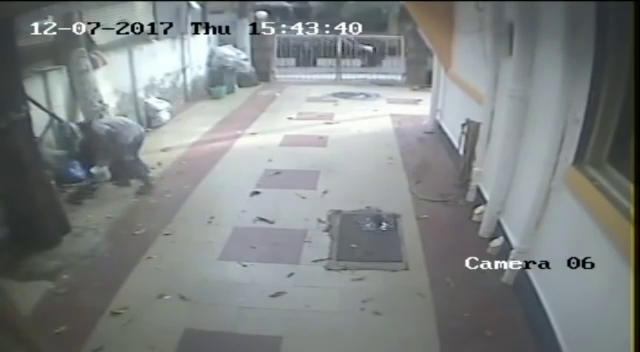
#> input picture frame 70 of k.mp4, 640 x 352 px
$ python motion_detection.py
#> lines starting #> are read from the running program, lines starting #| are printed output that depends on the picture; after the words box and inside, x2 and y2 are one past the last pixel; in counts of white or black regions, pixels touching at a corner belong together
import cv2
import numpy as np


vid = cv2.VideoCapture('k.mp4')
# fourcc = cv2.VideoWriter_fourcc(*'XVOD')
# out = cv2.VideoWriter('output12.mp4',fourcc,20.0,(640,480))

_,frame1 = vid.read()
#> frame1 is the input picture: shape (352, 640, 3); mean B, G, R 132.3, 132.6, 127.7
_,frame2 = vid.read()

while(vid.isOpened()):
    frame1 = cv2.resize(frame1,(512,512))
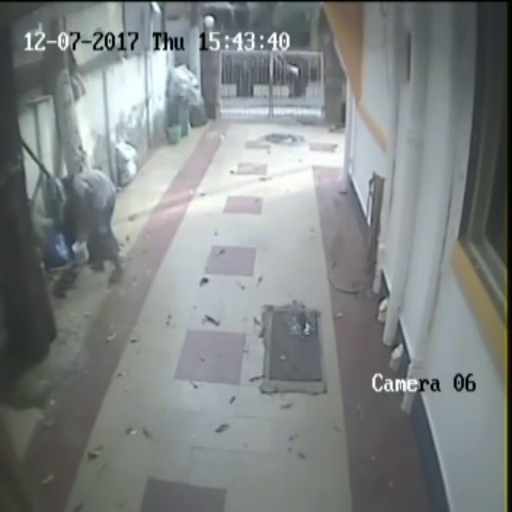
#> frame1: shape (512, 512, 3); mean B, G, R 132.2, 132.5, 127.6
    frame2 = cv2.resize(frame2,(512,512))
#> frame2: shape (512, 512, 3)

    diff  = cv2.absdiff(frame1,frame2)
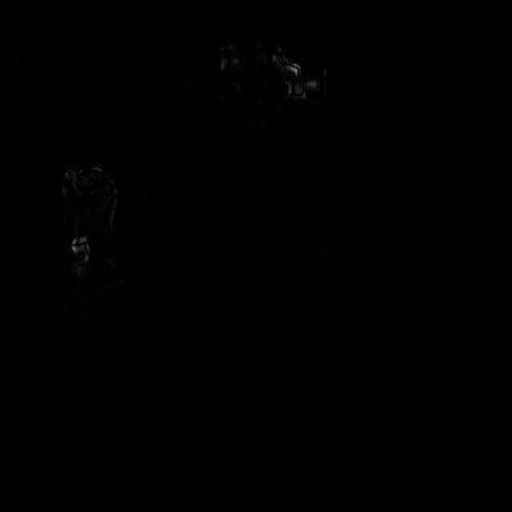
#> diff: shape (512, 512, 3); mean B, G, R 0.4, 0.3, 0.3
    gray = cv2.cvtColor(diff,cv2.COLOR_BGR2GRAY)
    guassian_blur = cv2.GaussianBlur(gray,(5,5),0)
    _,thresh = cv2.threshold(guassian_blur,20,255,cv2.THRESH_BINARY)
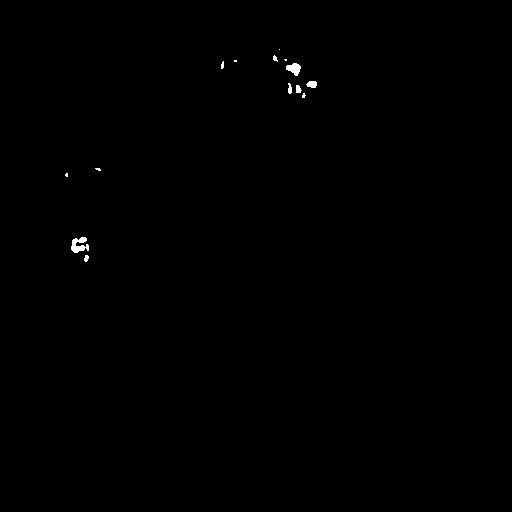
#> thresh: shape (512, 512); 0.21% white; 14 white regions (7 under 20 px), largest, box (x1, y1, x2, y2) and area: (71, 237, 89, 253) 178, (286, 63, 301, 76) 123, (306, 81, 317, 88) 61
    dilated = cv2.dilate(thresh,None,iterations=5)
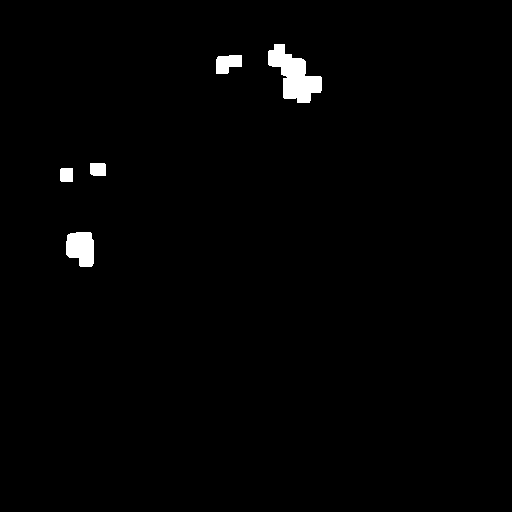
#> dilated: shape (512, 512); 1.2% white; 5 white regions

    contours,_ = cv2.findContours(dilated,cv2.RETR_TREE,cv2.CHAIN_APPROX_NONE)
#> contours = 5 contours; box (x1, y1, x2, y2) and area: (268, 44, 322, 103) 1546, (66, 232, 94, 267) 759, (216, 55, 242, 74) 344, (90, 163, 106, 176) 176, (60, 168, 73, 182) 155
    #cv2.drawContours(frame1,contours,-1,(0,255,0),3)

    for contour in contours:
        (x,y,w,h) = cv2.boundingRect(contour)
        if(cv2.contourArea(contour) > 1500):
            cv2.rectangle(frame1,(x,y),(x+w,y+h),(0,255,0),3)
#> this loop made 5 passes
#> (x, y, w, h) on passes 1 to 5: (66, 232, 28, 35), (60, 168, 13, 14), (90, 163, 16, 13), (216, 55, 26, 19), (268, 44, 54, 59)
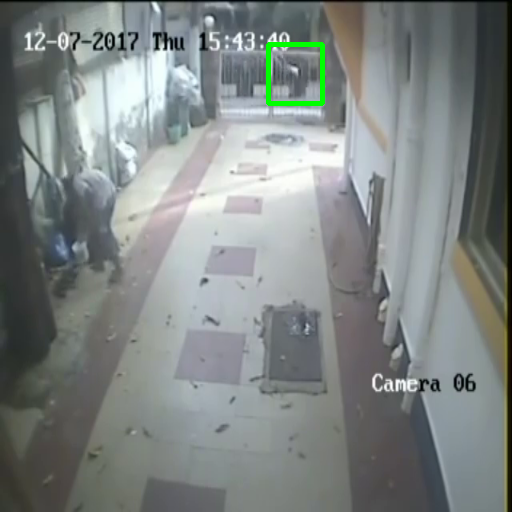
#> frame1: shape (512, 512, 3); 0.43% of pixels changed, all inside (x1, y1, x2, y2) = (266, 42, 325, 106)

    cv2.imshow('FEED',frame1)
    frame1 = frame2
    _,frame2 = vid.read()
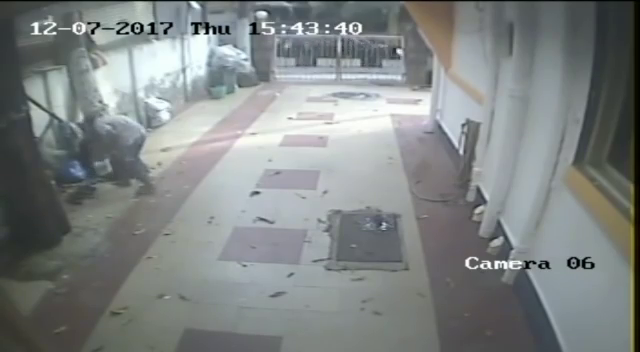
#> input picture frame 72 of k.mp4, 640 x 352 px
#> frame2 is the input picture: shape (352, 640, 3); mean B, G, R 132.3, 132.6, 127.6

    k = cv2.waitKey(20)
#> (key q is pressed here)
    if(k == ord('q')):
        break

cv2.destroyAllWindows()
vid.release()

$ run again, starting later in the video
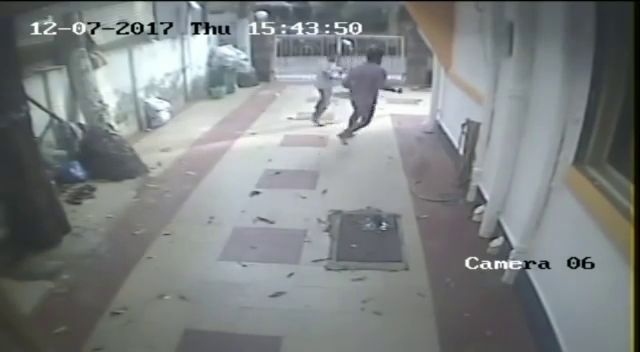
#> input picture frame 315 of k.mp4, 640 x 352 px
#> frame1 is the input picture: shape (352, 640, 3); mean B, G, R 131.3, 130.9, 126.3
#> frame2: shape (512, 512, 3)
#> thresh: shape (512, 512); 0.91% white; 13 white regions (4 under 20 px), largest, box (x1, y1, x2, y2) and area: (273, 97, 313, 183) 1311, (302, 73, 315, 120) 254, (313, 126, 330, 140) 143
#> dilated: shape (512, 512); 2.8% white; 1 white region
#> contours = 5 contours, 2 with area under 20; largest, box (x1, y1, x2, y2) and area: (244, 68, 335, 217) 7657, (288, 99, 305, 142) 396, (262, 139, 277, 190) 276
#> the loop `for contour in contours:` made 5 passes
#> (x, y, w, h) on passes 1, 3, 4, 5: (244, 68, 91, 149), (262, 139, 15, 51), (267, 101, 7, 3), (288, 99, 17, 43)
#> after the loop `for contour in contours:`:
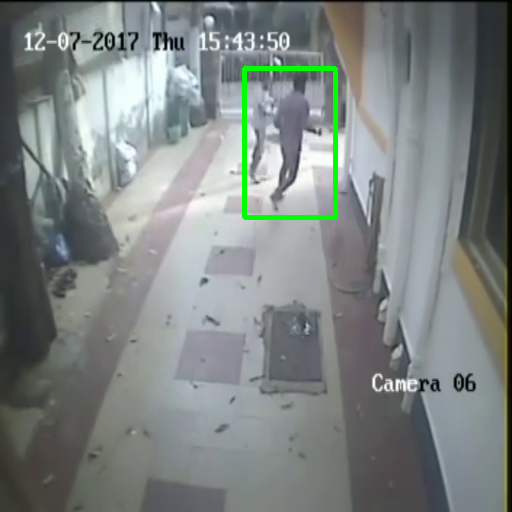
#> frame1: shape (512, 512, 3); mean B, G, R 129.7, 131.6, 124.7
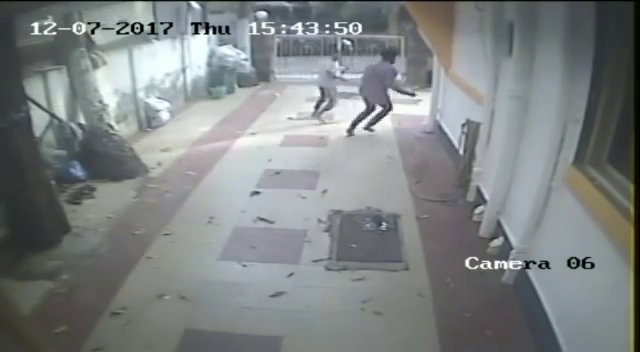
#> input picture frame 317 of k.mp4, 640 x 352 px
#> frame2 is the input picture: shape (352, 640, 3); mean B, G, R 131.6, 131.2, 126.5

$ run again, starting later in the video
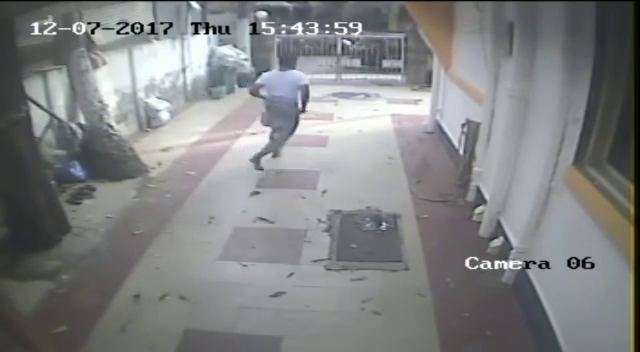
#> input picture frame 560 of k.mp4, 640 x 352 px
#> frame1 is the input picture: shape (352, 640, 3); mean B, G, R 131.5, 130.7, 128.6
#> frame2: shape (512, 512, 3)
#> thresh: shape (512, 512); 1.2% white; 7 white regions (5 under 20 px), largest, box (x1, y1, x2, y2) and area: (198, 81, 249, 249) 1970, (224, 116, 254, 215) 1063
#> dilated: shape (512, 512); 3% white; 2 white regions
#> contours = 4 contours; box (x1, y1, x2, y2) and area: (193, 76, 259, 254) 7826, (221, 144, 234, 184) 279, (220, 110, 239, 134) 275, (276, 50, 294, 69) 247
#> the loop `for contour in contours:` made 4 passes
#> (x, y, w, h) on passes 1 to 4: (193, 76, 66, 178), (221, 144, 13, 40), (220, 110, 19, 24), (276, 50, 18, 19)
#> after the loop `for contour in contours:`:
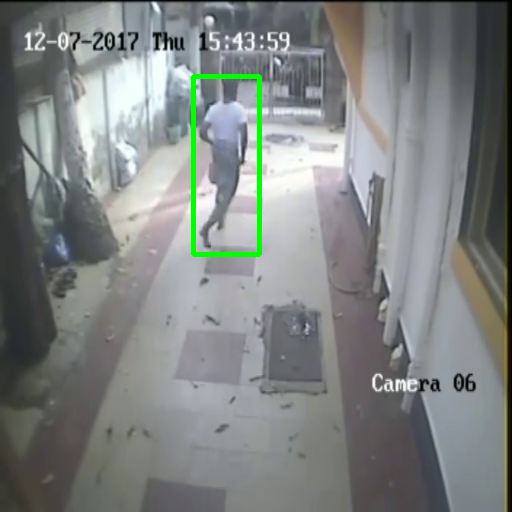
#> frame1: shape (512, 512, 3); mean B, G, R 129.7, 131.3, 126.8
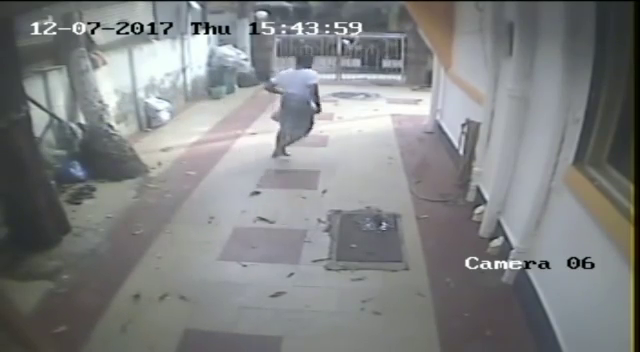
#> input picture frame 562 of k.mp4, 640 x 352 px
#> frame2 is the input picture: shape (352, 640, 3); mean B, G, R 131.4, 130.6, 128.5
